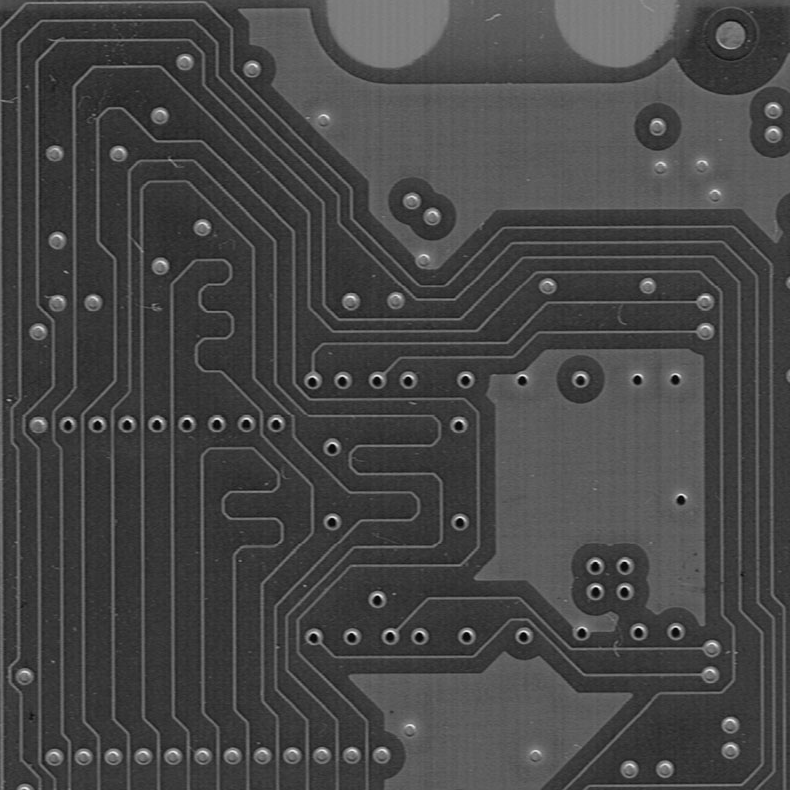
#> input picture img/pcbCroppedTranslated.png, 790 x 790 px; the run also reads 1 picture not shown here
$ python CombinigImages.py
#> lines starting #> are read from the running program, lines starting #| are printed output that depends on the picture; after the words box and inside, x2 and y2 are one past the last pixel; in counts of white or black regions, pixels touching at a corner belong together; pictures that were not available may be replaced by others from this repository, and a replacement may not be noted
import numpy as np
from PIL import Image
from numpy import asarray
import matplotlib.pyplot as plt
import math
import cv2
import scipy
from scipy import ndimage
# from google.colab.patches import cv2_imshow

def plot(img, imgNew, msg1, msg2):
    fig, ax = plt.subplots(nrows=1, ncols=2)
    ax[0].imshow(img, cmap='gray')
    ax[0].set_title(msg1)
    ax[1].imshow(imgNew, cmap='gray')
    ax[1].set_title(msg2)
    plt.show()


def encontraDefeitos(original, defeituosa):

#> called with original = 'img/pcbCroppedTranslated.png', defeituosa = 'img/pcbCroppedTranslatedDef.png'
  imgOriginal = Image.open(original)
#> imgOriginal is the input picture: PIL image 790x790 L; min 0, max 248, mean 70.2
  imgDefeituosa = Image.open(defeituosa)


  npOriginal = np.array(imgOriginal)
  npDefeituosa = np.array(imgDefeituosa)

  imgNew = npOriginal - npDefeituosa
#> imgNew: shape (790, 790); every value is 0

  imgNewAbs = np.abs(imgNew)

  plot(imgNew ,imgNewAbs, "Imagem da Diferença","Imagem Absoluta da Diferença")
#> in plot, `plt.show()`:
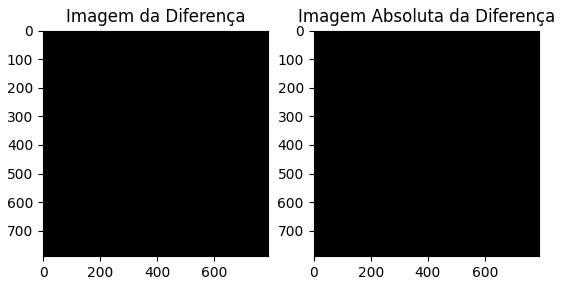
#> figure drawn by matplotlib, 2 panels

  return imgNewAbs


def transformaPeB(img):

  imgNew = img.copy()
  ahah = 10

  for x in range(0, imgNew.shape[0]):
    for y in range(0, imgNew.shape[1]):
      if imgNew[x,y] > ahah:
        imgNew[x,y] = 255
      else:
        imgNew[x,y] = 0

  return imgNew


def subtraiVideo(vid, background):

#> called with vid = 'img/video.avi', background = 'img/background.png'
  vid = cv2.VideoCapture(vid)
  frames = []

  frame_largura = int(vid.get(3))
  frame_altura = int(vid.get(4))
  frame_rate = 30
  size = (frame_largura, frame_altura)

  fourcc = cv2.VideoWriter_fourcc(*'MJPG')
  result = cv2.VideoWriter('resultadoVideo.avi', fourcc, frame_rate, size, 0)

  npBack = np.array(Image.open(background))
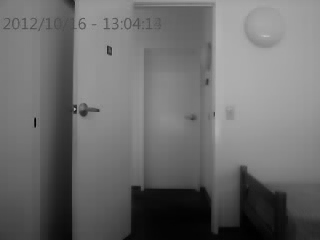
#> input picture img/background.png, 320 x 240 px
#> npBack is the input picture: shape (240, 320); min 0, max 192, mean 108.4

  while True:
    ret, frame = vid.read()
    if ret:
      frame = cv2.cvtColor(frame, cv2.COLOR_BGR2GRAY)
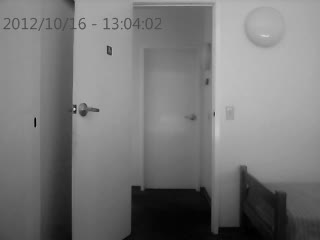
#> frame: shape (240, 320); min 0, max 215, mean 120

      gray = cv2.absdiff(frame, npBack)
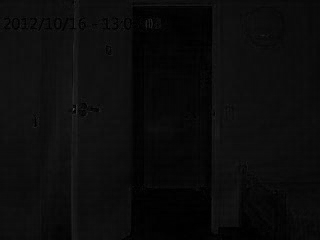
#> gray: shape (240, 320); min 0, max 78, mean 11.7

      _, gray = cv2.threshold(gray, 30, 255, cv2.THRESH_BINARY)
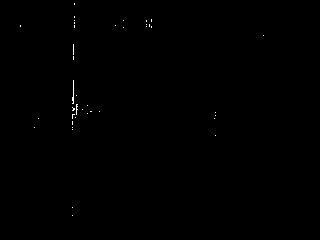
#> gray: shape (240, 320); 0.16% white in thin lines or dots, all inside (x1, y1, x2, y2) = (20, 3, 264, 216)

      result.write(gray)

      cv2.imshow('Frame', gray)
      cv2.waitKey(1)

    else:
      break
  vid.release()
  cv2.destroyAllWindows()
  vid.release()
  result.release()


def main():

  res = encontraDefeitos('img/pcbCroppedTranslated.png','img/pcbCroppedTranslatedDef.png' )
  transformaPeB(res)

  print("\n\n")

  subtraiVideo('img/video.avi', 'img/background.png')

if __name__ == "__main__":
    main()
